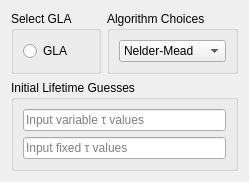
      <widget class="QWidget" name="GLA">
       <attribute name="title">
        <string>GLA</string>
       </attribute>
       <layout class="QGridLayout" name="gridLayout_8">
        <item row="0" column="0">
         <widget class="QGroupBox" name="GLA_Select">
          <property name="title">
           <string>Select GLA</string>
          </property>
          <layout class="QGridLayout" name="gridLayout_17">
           <item row="0" column="0">
            <widget class="QRadioButton" name="GLA_radio">
             <property name="text">
              <string>GLA</string>
             </property>
             <property name="checked">
              <bool>false</bool>
             </property>
             <property name="autoExclusive">
              <bool>false</bool>
             </property>
            </widget>
           </item>
          </layout>
         </widget>
        </item>
        <item row="0" column="1">
         <widget class="QGroupBox" name="GLA_Algorithm">
          <property name="title">
           <string>Algorithm Choices</string>
          </property>
          <layout class="QGridLayout" name="gridLayout_13">
           <item row="0" column="0">
            <widget class="QComboBox" name="GLA_algorithm_optimize">
             <property name="toolTip">
              <string>&lt;html&gt;&lt;head/&gt;&lt;body&gt;&lt;p&gt;Select the algorithm used by the optimize function.&lt;/p&gt;&lt;/body&gt;&lt;/html&gt;</string>
             </property>
             <item>
              <property name="text">
               <string>Nelder-Mead</string>
              </property>
             </item>
             <item>
              <property name="text">
               <string>least_squares</string>
              </property>
             </item>
             <item>
              <property name="text">
               <string>Powell</string>
              </property>
             </item>
             <item>
              <property name="text">
               <string>CG</string>
              </property>
             </item>
             <item>
              <property name="text">
               <string>BFGS</string>
              </property>
             </item>
             <item>
              <property name="text">
               <string>L-BFGS-B</string>
              </property>
             </item>
             <item>
              <property name="text">
               <string>TNC</string>
              </property>
             </item>
             <item>
              <property name="text">
               <string>COBYLA</string>
              </property>
             </item>
             <item>
              <property name="text">
               <string>SLSQP</string>
              </property>
             </item>
             <item>
              <property name="text">
               <string>trust-constr</string>
              </property>
             </item>
             <item>
              <property name="text">
               <string>basinhopping</string>
              </property>
             </item>
             <item>
              <property name="text">
               <string>ampgo</string>
              </property>
             </item>
            </widget>
           </item>
          </layout>
         </widget>
        </item>
        <item row="1" column="0" colspan="2">
         <widget class="QGroupBox" name="GLA_Tau_Input">
          <property name="title">
           <string>Initial Lifetime Guesses</string>
          </property>
          <layout class="QGridLayout" name="gridLayout_12">
           <item row="1" column="0">
            <widget class="QLineEdit" name="GLA_user_input_tau_fix">
             <property name="toolTip">
              <string>&lt;!DOCTYPE HTML PUBLIC &quot;-//W3C//DTD HTML 4.0//EN&quot; &quot;http://www.w3.org/TR/REC-html40/strict.dtd&quot;&gt;
&lt;html&gt;&lt;head&gt;&lt;meta name=&quot;qrichtext&quot; content=&quot;1&quot; /&gt;&lt;style type=&quot;text/css&quot;&gt;
p, li { white-space: pre-wrap; }
&lt;/style&gt;&lt;/head&gt;&lt;body style=&quot; font-family:'Sans Serif'; font-size:9pt; font-weight:400; font-style:normal;&quot;&gt;
&lt;p style=&quot; margin-top:0px; margin-bottom:0px; margin-left:0px; margin-right:0px; -qt-block-indent:0; text-indent:0px;&quot;&gt;Input the lifetimes, which are not to be fitted.&lt;/p&gt;
&lt;p style=&quot; margin-top:12px; margin-bottom:12px; margin-left:0px; margin-right:0px; -qt-block-indent:0; text-indent:0px;&quot;&gt;&lt;span style=&quot; text-decoration: underline;&quot;&gt;Example:&lt;/span&gt;&lt;/p&gt;
&lt;p style=&quot; margin-top:12px; margin-bottom:12px; margin-left:0px; margin-right:0px; -qt-block-indent:0; text-indent:0px;&quot;&gt;Three species with different lifetimes.&lt;/p&gt;
&lt;p style=&quot; margin-top:12px; margin-bottom:12px; margin-left:0px; margin-right:0px; -qt-block-indent:0; text-indent:0px;&quot;&gt;τ&lt;span style=&quot; vertical-align:sub;&quot;&gt;1&lt;/span&gt; = 1.2 ps; τ&lt;span style=&quot; vertical-align:sub;&quot;&gt;2&lt;/span&gt; = 106 ps; τ&lt;span style=&quot; vertical-align:sub;&quot;&gt;3&lt;/span&gt; = 1 μs&lt;/p&gt;
&lt;p style=&quot; margin-top:12px; margin-bottom:12px; margin-left:0px; margin-right:0px; -qt-block-indent:0; text-indent:0px;&quot;&gt;τ&lt;span style=&quot; vertical-align:sub;&quot;&gt;3 &lt;/span&gt;is too long for fsTA.&lt;/p&gt;
&lt;p style=&quot; margin-top:12px; margin-bottom:12px; margin-left:0px; margin-right:0px; -qt-block-indent:0; text-indent:0px;&quot;&gt;Input: 100000&lt;/p&gt;&lt;/body&gt;&lt;/html&gt;</string>
             </property>
             <property name="placeholderText">
              <string>Input fixed τ values</string>
             </property>
            </widget>
           </item>
           <item row="0" column="0">
            <widget class="QLineEdit" name="GLA_user_input_tau_var">
             <property name="toolTip">
              <string>&lt;html&gt;&lt;head/&gt;&lt;body&gt;&lt;p&gt;Input the lifetimes, which are to be fitted.&lt;/p&gt;&lt;p&gt;&lt;span style=&quot; text-decoration: underline;&quot;&gt;Example:&lt;/span&gt;&lt;/p&gt;&lt;p&gt;Three species with different lifetimes.&lt;/p&gt;&lt;p&gt;τ&lt;span style=&quot; vertical-align:sub;&quot;&gt;1&lt;/span&gt; = 1.2 ps; τ&lt;span style=&quot; vertical-align:sub;&quot;&gt;2&lt;/span&gt; = 106 ps; τ&lt;span style=&quot; vertical-align:sub;&quot;&gt;3&lt;/span&gt; = 1 μs&lt;/p&gt;&lt;p&gt;τ&lt;span style=&quot; vertical-align:sub;&quot;&gt;3 &lt;/span&gt;is too long for fsTA.&lt;/p&gt;&lt;p&gt;Input: 1.2, 106&lt;/p&gt;&lt;/body&gt;&lt;/html&gt;</string>
             </property>
             <property name="placeholderText">
              <string>Input variable τ values</string>
             </property>
            </widget>
           </item>
          </layout>
         </widget>
        </item>
       </layout>
      </widget>
